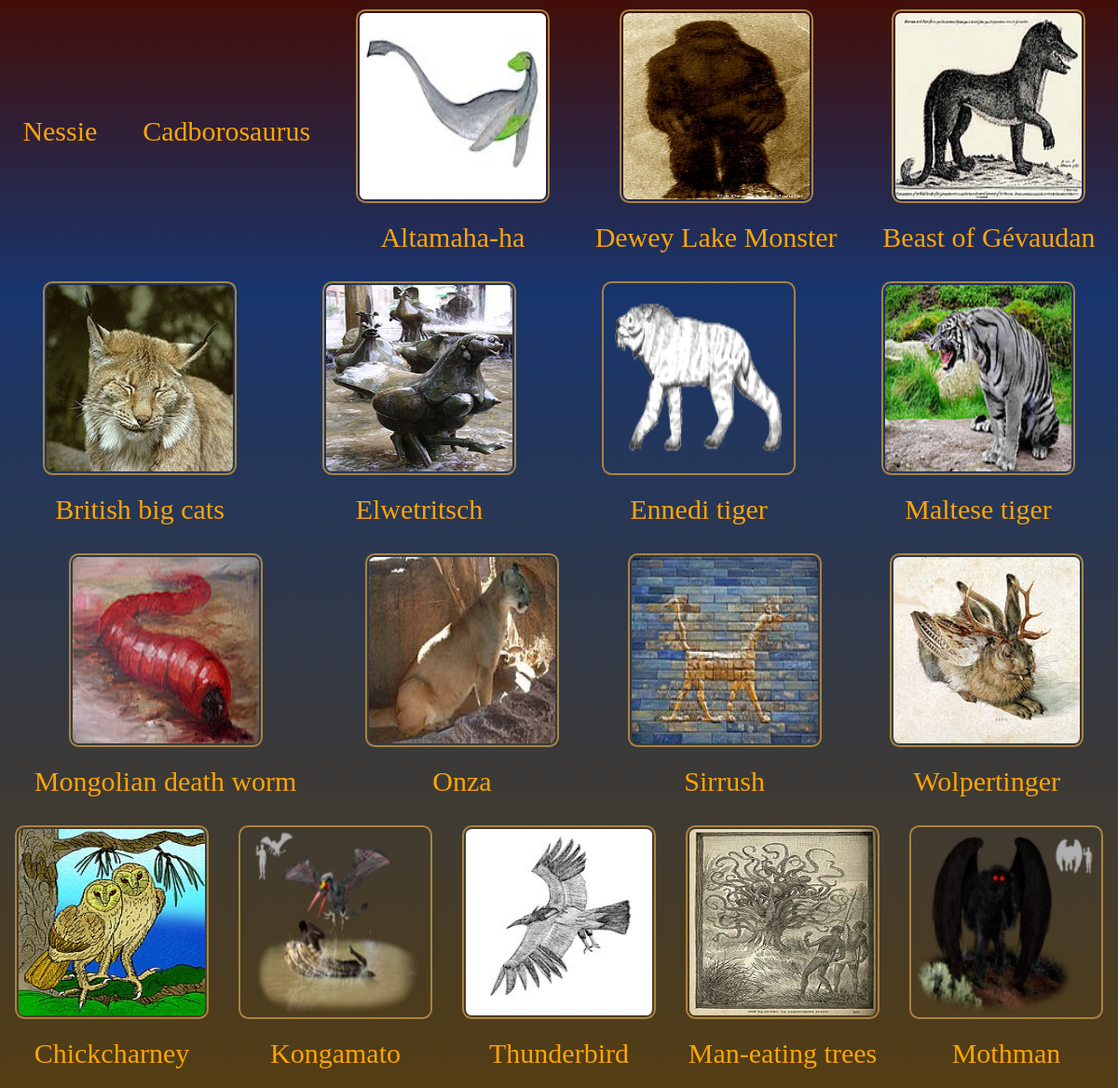
Before: / with the older database file.
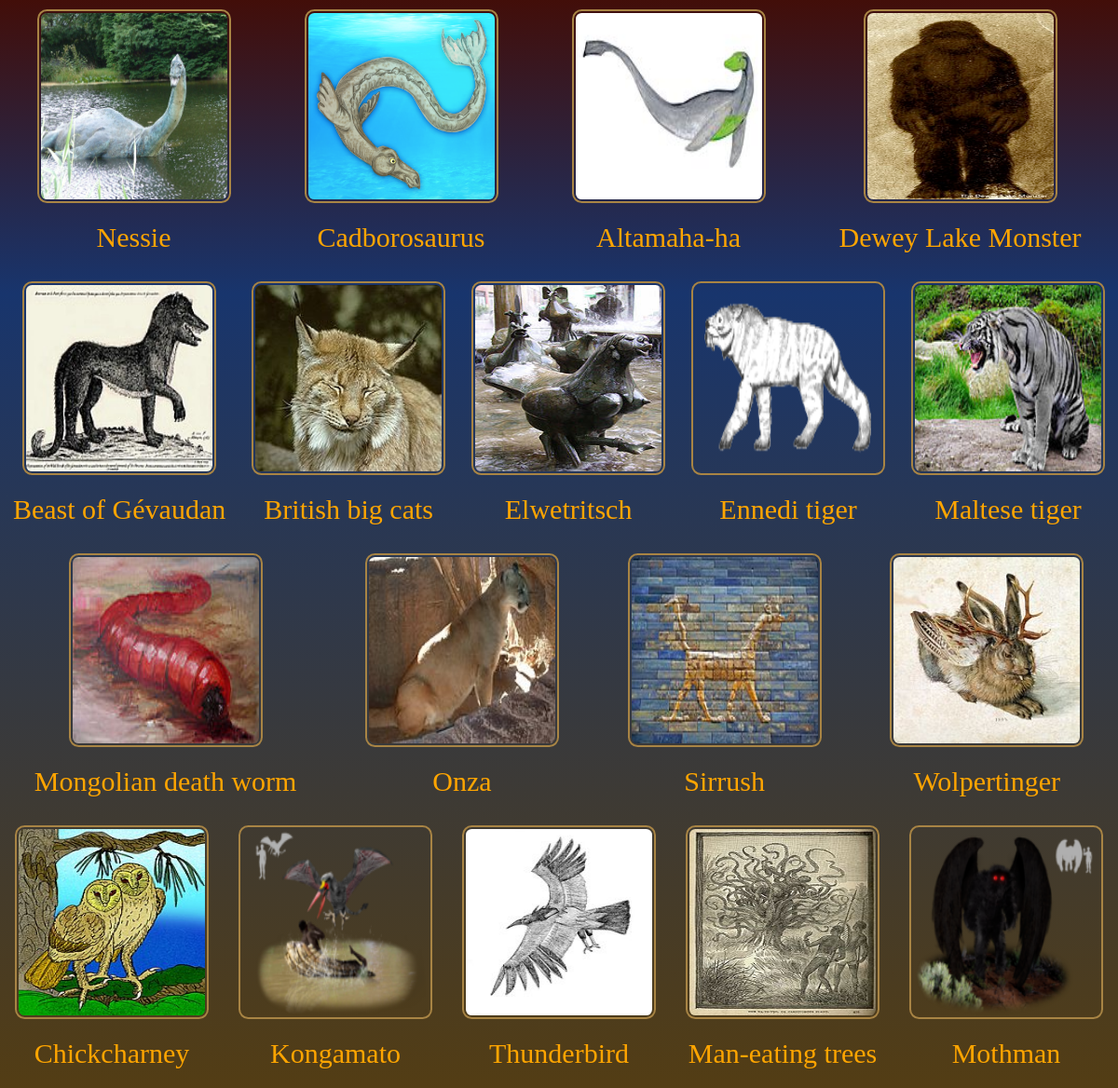
After: the same page with the newer database file.
### cage/models.py (models this page shows, shortened)
class Cryptid(models.Model):
    text = models.CharField(max_length=200)
    pub_date = models.DateTimeField("date published")
    image = models.ImageField(upload_to="cryptids/")
    discovery_date = models.DateField(null=True)

### cage/views.py (the view)
# urls.py: path("", views.allCryptids, name="cryptids"),
def allCryptids(request):
    content = {"cryptids": Cryptid.objects.all()}
    return render(request, "cage/index.html", content)

### cage/templates/cage/index.html (shortened to what this page needs)
{% extends "base.html" %}
{% load static %}
{% block css %}<link rel="stylesheet" type="text/css" href="{% static 'cage/all.css' %}" /> {% endblock %}
{% block content %}
<div class="cryptids">
{% for cryptid in cryptids %}
<div class="cryptidInfo">
    {% if cryptid.image %}
<img src="{{ cryptid.image.url }}" alt="image">
{% endif %}
<a href="{% url 'cryptid' cryptid.id %}" id="text">
    {{ cryptid.text }}
</a>
</div>
{% empty %}
    <li>No Cryptids</li>
{% endfor %}
</div>
{% endblock %}

### cage/templates/base.html (shortened to what this page needs)
<!DOCTYPE html>
<html>
    <head>
        {% block css %}{% endblock %}
    </head>
    <body>
        {% block content %}{% endblock %}
    </body>
</html>

### cage/static/cage/all.css (style rules this page uses)
body, html { height: 100%; width: 100%; margin: 0; }
body { background: linear-gradient(to bottom, rgb(66, 14, 9) 0%, rgb(24, 53, 109) 27%, rgb(83, 61, 20) 100%); }
.cryptids { display: flex; flex-wrap: wrap; align-items: center; justify-content: space-around; }
.cryptidInfo { display: flex; flex-direction: column; align-items: center; }
img { margin: 10px; padding: 2px; border: rgb(168, 132, 68) solid 2px; border-radius: 5%; width: 200px; height: 200px; }
#text { text-align: center; padding: 10px; padding-bottom: 20px; color: rgb(104, 75, 26); font-size: 30px; font-family: "Cormorant Unicase"; color: orange; text-decoration: none; }

Changed rows visible on the page:
changed Cryptid "Nessie": image: picture added
changed Cryptid "Cadborosaurus": image: picture added
